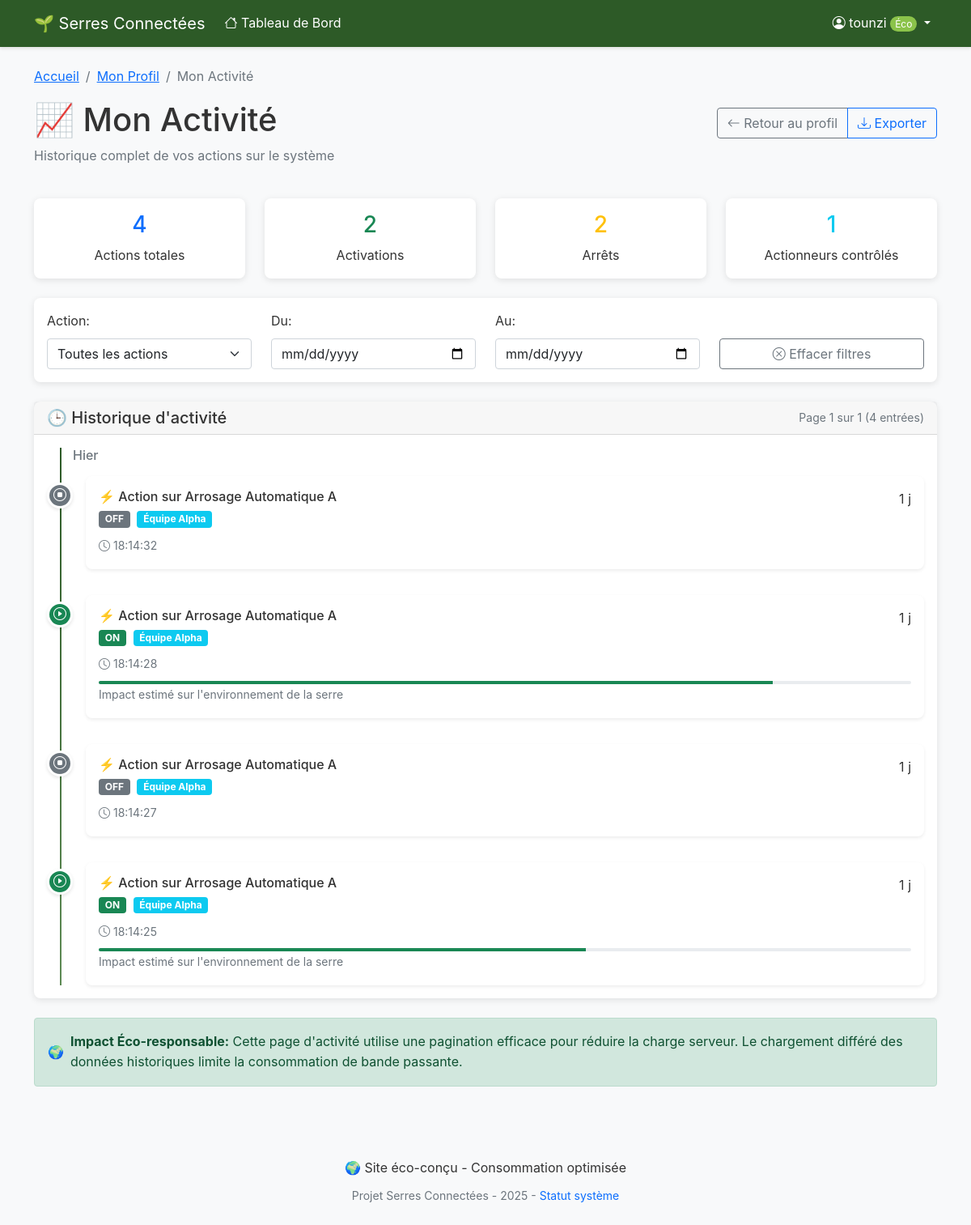
The page /?controller=profile&action=activity (signed in) on the database its author committed.
### tables this page shows
CREATE TABLE `actuator_logs` (
  `id` int(11) NOT NULL,
  `actionneur_id` int(11) NOT NULL,
  `action` enum('ON','OFF') NOT NULL,
  `user_id` char(36) NOT NULL,
  `timestamp` timestamp NULL DEFAULT current_timestamp()
);

CREATE TABLE `actionneurs` (
  `id` int(11) NOT NULL,
  `nom` varchar(100) NOT NULL,
  `type` varchar(50) NOT NULL,
  `team_id` int(11) DEFAULT 1,
  `is_active` tinyint(1) DEFAULT 1,
  `current_state` tinyint(1) DEFAULT 0,
  `created_at` timestamp NULL DEFAULT current_timestamp()
);

CREATE TABLE `teams` (
  `id` int(11) NOT NULL,
  `name` varchar(100) NOT NULL,
  `greenhouse_sector` varchar(50) NOT NULL
);

### views/profile/activity.php (the view, shortened to what the rows shown need)
<div class="row mb-4">
    <div class="col-12">
        <div class="d-flex justify-content-between align-items-center">
            <h1>📈 Mon Activité</h1>
        </div>
    </div>
</div>
<div class="row">
    <div class="col-12">
        <div class="card">
            <div class="card-body">
                <?php if (empty($activities)): ?>
                    <div class="text-center py-5">
                        <i class="bi bi-clock-history" style="font-size: 3rem; color: #ccc;"></i>
                        <h5 class="mt-3">Aucune activité trouvée</h5>
                        <p class="text-muted">
                            <?php if (!empty($_GET['action_filter']) || !empty($_GET['date_from'])): ?>
                                Aucune activité ne correspond aux filtres sélectionnés.
                                <br><button class="btn btn-link" onclick="clearFilters()">Effacer les filtres</button>
                            <?php else: ?>
                                Vous n'avez encore effectué aucune action sur le système.
                            <?php endif; ?>
                        </p>
                    </div>
                <?php else: ?>
                    <div class="timeline">
                        <?php
                        $currentDate = '';
                        foreach ($activities as $activity):
                            $activityDate = date('Y-m-d', strtotime($activity['timestamp']));
                            if ($currentDate !== $activityDate):
                                $currentDate = $activityDate;
                        ?>
                            <div class="timeline-date">
                                <h6 class="text-muted mb-3">
                                    <?php
                                    $date = new DateTime($activityDate);
                                    $today = new DateTime();
                                    $yesterday = new DateTime('yesterday');
                                    if ($date->format('Y-m-d') === $today->format('Y-m-d')) {
                                        echo "Aujourd'hui";
                                    } elseif ($date->format('Y-m-d') === $yesterday->format('Y-m-d')) {
                                        echo "Hier";
                                    } else {
                                        echo strftime('%A %d %B %Y', $date->getTimestamp());
                                    }
                                    ?>
                                </h6>
                            </div>
                        <?php endif; ?>
                        <div class="timeline-item">
                            <div class="timeline-marker bg-<?= $activity['action'] === 'ON' ? 'success' : 'secondary' ?>">
                                <i class="bi bi-<?= $activity['action'] === 'ON' ? 'play' : 'stop' ?>-circle text-white"></i>
                            </div>
                            <div class="timeline-content">
                                <div class="card shadow-sm">
                                    <div class="card-body">
                                        <div class="d-flex justify-content-between align-items-start">
                                            <div>
                                                <h6 class="mb-1">
                                                    <?php
                                                    $icon = '';
                                                    switch ($activity['activity_type']) {
                                                        case 'actuator_action':
                                                            $icon = '⚡';
                                                            break;
                                                    }
                                                    ?>
                                                    <?= $icon ?> Action sur <?= htmlspecialchars($activity['actuator_name']) ?>
                                                </h6>
                                                <p class="mb-2">
                                                    <span class="badge bg-<?= $activity['action'] === 'ON' ? 'success' : 'secondary' ?>">
                                                        <?= $activity['action'] ?>
                                                    </span>
                                                    <?php if (!empty($activity['team_name'])): ?>
                                                        <span class="badge bg-info ms-1">
                                                            <?= htmlspecialchars($activity['team_name']) ?>
                                                        </span>
                                                    <?php endif; ?>
                                                </p>
                                                <small class="text-muted">
                                                    <i class="bi bi-clock"></i>
                                                    <?= date('H:i:s', strtotime($activity['timestamp'])) ?>
                                                </small>
                                            </div>
                                            <div class="text-end">
                                                <?php
                                                $timeAgo = time() - strtotime($activity['timestamp']);
                                                if ($timeAgo < 60) echo "À l'instant";
                                                elseif ($timeAgo < 3600) echo floor($timeAgo/60) . " min";
                                                elseif ($timeAgo < 86400) echo floor($timeAgo/3600) . " h";
                                                else echo floor($timeAgo/86400) . " j";
                                                ?>
                                            </div>
                                        </div>
                                        <?php if ($activity['action'] === 'ON'): ?>
                                            <div class="mt-2">
                                                <div class="progress" style="height: 4px;">
                                                    <div class="progress-bar bg-success" style="width: <?= rand(20, 100) ?>%"></div>
                                                </div>
                                                <small class="text-muted">Impact estimé sur l'environnement de la serre</small>
                                            </div>
                                        <?php endif; ?>
                                    </div>
                                </div>
                            </div>
                        </div>
                        <?php endforeach; ?>
                    </div>
                <?php endif; ?>
            </div>
        </div>
    </div>
</div>

### rows shown on the page
actuator_logs: shows "Hier", icon "⚡", actionneur.nom "Arrosage Automatique A", action "OFF", teams.name "Équipe Alpha", timestamp "18:14:32"
actuator_logs: icon "⚡", actionneur.nom "Arrosage Automatique A", action "ON", teams.name "Équipe Alpha", timestamp "18:14:28", rand(20, 100) 83 (drawn)
actuator_logs: icon "⚡", actionneur.nom "Arrosage Automatique A", action "OFF", teams.name "Équipe Alpha", timestamp "18:14:27"
actuator_logs: icon "⚡", actionneur.nom "Arrosage Automatique A", action "ON", teams.name "Équipe Alpha", timestamp "18:14:25", rand(20, 100) 60 (drawn)

### other values the page prints
$_SESSION['username'] "tounzi"
$totalActivities "4"
count(array_unique(array_column($activities, 'actuator_name'))) "1"
$currentPage "1"
$totalPages "1"
count($activities) "4"
